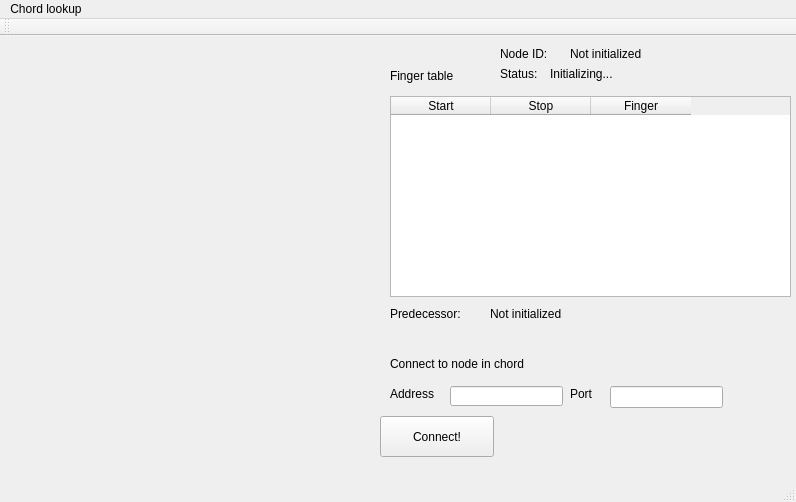
<?xml version="1.0" encoding="UTF-8"?>
<ui version="4.0">
 <class>MainWindow</class>
 <widget class="QMainWindow" name="MainWindow">
  <property name="geometry">
   <rect>
    <x>0</x>
    <y>0</y>
    <width>796</width>
    <height>502</height>
   </rect>
  </property>
  <property name="windowTitle">
   <string>MainWindow</string>
  </property>
  <widget class="QWidget" name="centralWidget">
   <widget class="QLineEdit" name="lineEditAddress">
    <property name="geometry">
     <rect>
      <x>450</x>
      <y>350</y>
      <width>113</width>
      <height>20</height>
     </rect>
    </property>
   </widget>
   <widget class="QLineEdit" name="lineEditPort">
    <property name="geometry">
     <rect>
      <x>610</x>
      <y>350</y>
      <width>113</width>
      <height>22</height>
     </rect>
    </property>
   </widget>
   <widget class="QPushButton" name="connectButton">
    <property name="geometry">
     <rect>
      <x>380</x>
      <y>380</y>
      <width>114</width>
      <height>41</height>
     </rect>
    </property>
    <property name="text">
     <string>Connect!</string>
    </property>
   </widget>
   <widget class="QLabel" name="label_3">
    <property name="geometry">
     <rect>
      <x>390</x>
      <y>320</y>
      <width>161</width>
      <height>16</height>
     </rect>
    </property>
    <property name="text">
     <string>Connect to node in chord</string>
    </property>
   </widget>
   <widget class="QLabel" name="label_4">
    <property name="geometry">
     <rect>
      <x>390</x>
      <y>350</y>
      <width>62</width>
      <height>16</height>
     </rect>
    </property>
    <property name="text">
     <string>Address</string>
    </property>
   </widget>
   <widget class="QLabel" name="label_5">
    <property name="geometry">
     <rect>
      <x>570</x>
      <y>350</y>
      <width>62</width>
      <height>16</height>
     </rect>
    </property>
    <property name="text">
     <string>Port</string>
    </property>
   </widget>
   <widget class="QLabel" name="label">
    <property name="geometry">
     <rect>
      <x>500</x>
      <y>30</y>
      <width>62</width>
      <height>16</height>
     </rect>
    </property>
    <property name="text">
     <string>Status: </string>
    </property>
   </widget>
   <widget class="QLabel" name="labelStatus">
    <property name="geometry">
     <rect>
      <x>550</x>
      <y>30</y>
      <width>81</width>
      <height>16</height>
     </rect>
    </property>
    <property name="text">
     <string>Initializing...</string>
    </property>
   </widget>
   <widget class="QLabel" name="label_2">
    <property name="geometry">
     <rect>
      <x>390</x>
      <y>30</y>
      <width>101</width>
      <height>20</height>
     </rect>
    </property>
    <property name="text">
     <string>Finger table</string>
    </property>
   </widget>
   <widget class="QTableWidget" name="tableWidgetFingerTable">
    <property name="geometry">
     <rect>
      <x>390</x>
      <y>60</y>
      <width>401</width>
      <height>201</height>
     </rect>
    </property>
    <column>
     <property name="text">
      <string>Start</string>
     </property>
    </column>
    <column>
     <property name="text">
      <string>Stop</string>
     </property>
    </column>
    <column>
     <property name="text">
      <string>Finger</string>
     </property>
    </column>
   </widget>
   <widget class="QLabel" name="label_6">
    <property name="geometry">
     <rect>
      <x>390</x>
      <y>270</y>
      <width>81</width>
      <height>16</height>
     </rect>
    </property>
    <property name="text">
     <string>Predecessor: </string>
    </property>
   </widget>
   <widget class="QLabel" name="labelPredecessor">
    <property name="geometry">
     <rect>
      <x>490</x>
      <y>270</y>
      <width>211</width>
      <height>16</height>
     </rect>
    </property>
    <property name="text">
     <string>Not initialized</string>
    </property>
   </widget>
   <widget class="QLabel" name="label_7">
    <property name="geometry">
     <rect>
      <x>500</x>
      <y>10</y>
      <width>62</width>
      <height>16</height>
     </rect>
    </property>
    <property name="text">
     <string>Node ID:</string>
    </property>
   </widget>
   <widget class="QLabel" name="labelNodeID">
    <property name="geometry">
     <rect>
      <x>570</x>
      <y>10</y>
      <width>91</width>
      <height>16</height>
     </rect>
    </property>
    <property name="text">
     <string>Not initialized</string>
    </property>
   </widget>
  </widget>
  <widget class="QMenuBar" name="menuBar">
   <property name="geometry">
    <rect>
     <x>0</x>
     <y>0</y>
     <width>796</width>
     <height>22</height>
    </rect>
   </property>
   <widget class="QMenu" name="menuChord_lookup">
    <property name="title">
     <string>Chord lookup</string>
    </property>
   </widget>
   <addaction name="menuChord_lookup"/>
  </widget>
  <widget class="QToolBar" name="mainToolBar">
   <attribute name="toolBarArea">
    <enum>TopToolBarArea</enum>
   </attribute>
   <attribute name="toolBarBreak">
    <bool>false</bool>
   </attribute>
  </widget>
  <widget class="QStatusBar" name="statusBar"/>
 </widget>
 <layoutdefault spacing="6" margin="11"/>
 <resources/>
 <connections/>
</ui>
